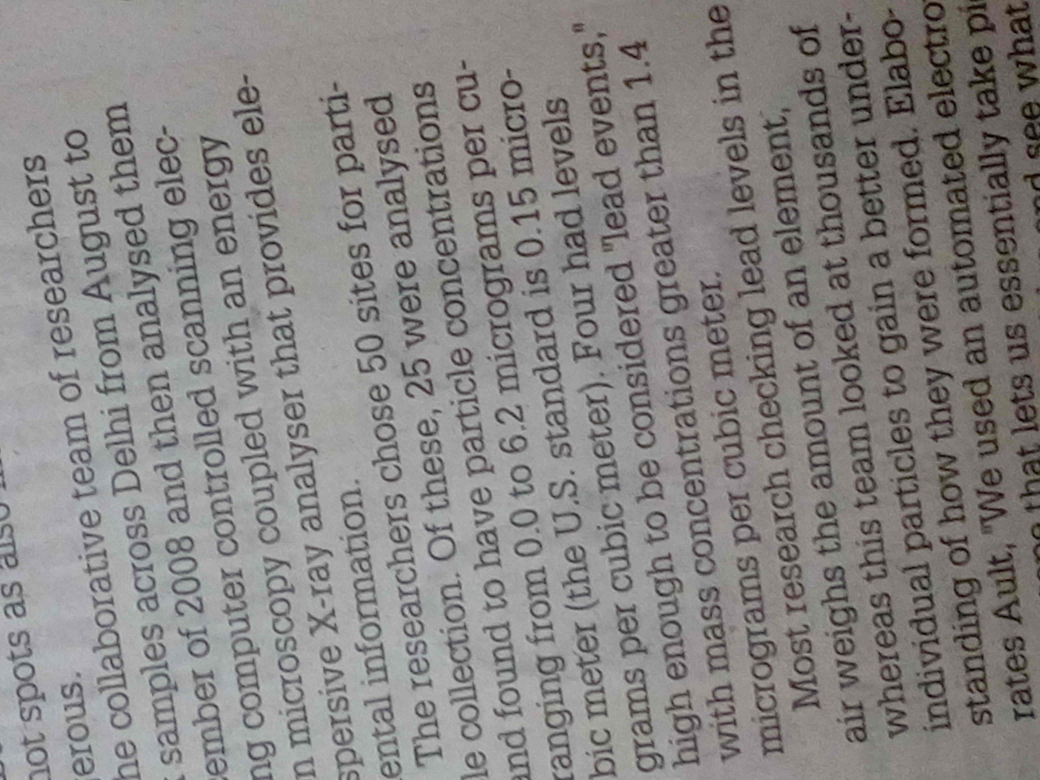
#> input picture doc/input.jpeg, 4160 x 3120 px (shown at 1/4 size)
$ python cli.py ../doc/input.jpeg
#> lines starting #> are read from the running program, lines starting #| are printed output that depends on the picture; long printed decimals are rounded
#> in main, image is the input picture: shape (3120, 4160, 3); mean R, G, B 134.3, 131.9, 130.5
### deskew/__init__.py
# Copyright (c) 2019-2026, Stéphane Brunner

import subprocess  # nosec
import tempfile
import warnings
from typing import TYPE_CHECKING, Any

import numpy as np
import numpy.typing as npt
from skimage.color import rgb2gray, rgba2rgb
from skimage.feature import canny
from skimage.transform import hough_line, hough_line_peaks

if TYPE_CHECKING:
    from typing import TypeAlias

    import matplotlib.projections.polar

    ImageType: TypeAlias = npt.NDArray[np.integer[Any] | np.floating[Any]]
    ImageTypeUint64: TypeAlias = npt.NDArray[np.uint8]
    ImageTypeFloat64: TypeAlias = npt.NDArray[np.float64]
else:
    ImageType = np.ndarray
    ImageTypeUint64 = np.ndarray
    ImageTypeFloat64 = np.ndarray


def determine_skew_dev(
    image: ImageType,
    sigma: float = 3.0,
    num_peaks: int = 20,
    min_angle: float | None = None,  # -np.pi / 2,
    max_angle: float | None = None,  # np.pi / 2,
    min_deviation: float = np.pi / 180,
    angle_pm_90: bool = False,
) -> tuple[
    np.float64 | None,
    tuple[
        tuple[ImageTypeUint64, list[list[np.float64]], ImageTypeFloat64],
        tuple[list[Any], list[np.float64], list[np.float64]],
        tuple[dict[np.float64, int], dict[np.float64, int]],
    ],
]:
    """Calculate skew angle."""
#> called with sigma = 3, num_peaks = 20, min_deviation = 0.0175, angle_pm_90 = False
    num_angles = round(np.pi / min_deviation)
#> num_angles = 180
    imagergb = rgba2rgb(image) if len(image.shape) == 3 and image.shape[2] == 4 else image  # type: ignore[no-untyped-call]
    img = rgb2gray(imagergb) if len(imagergb.shape) == 3 else imagergb
    edges = canny(img, sigma=sigma)  # type: ignore[no-untyped-call]
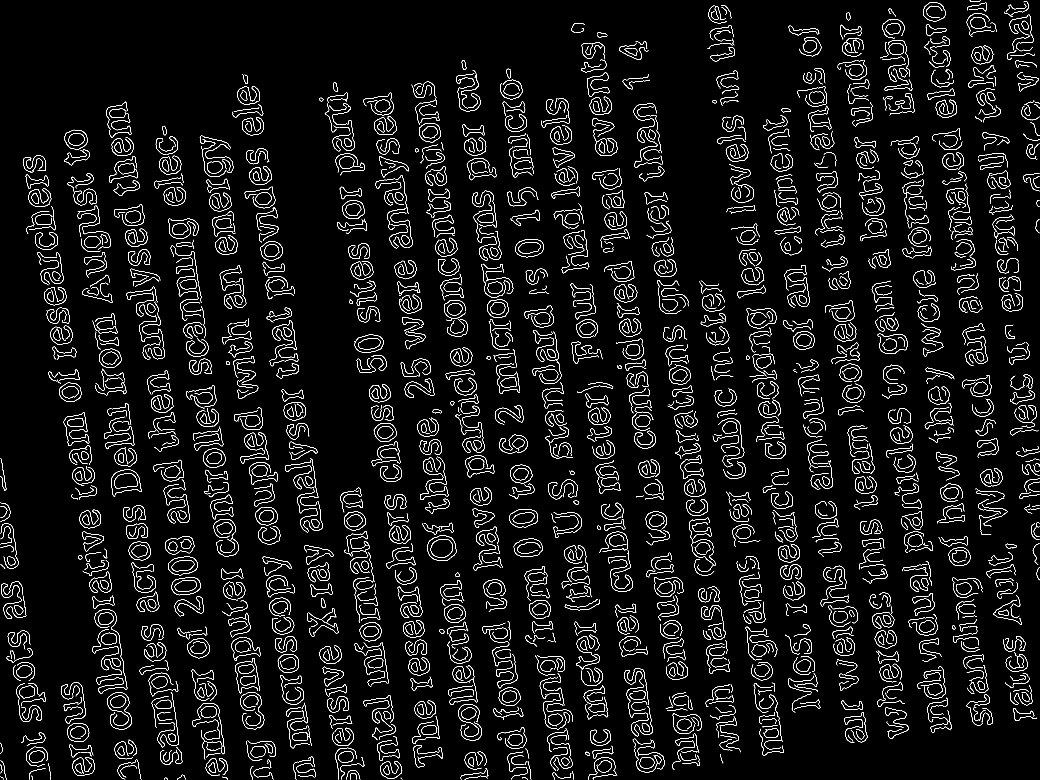
#> edges: shape (3120, 4160) bool (shown at 1/4 size); 2.7% white in thin lines or dots
    out, angles, distances = hough_line(edges, np.linspace(-np.pi / 2, np.pi / 2, num_angles, endpoint=False))  # type: ignore[no-untyped-call]
#> angles = 180 values from -1.57 to 1.55; distances = 10401 values from -5200 to 5200
    hough_line_out = (out, angles, distances)

    hspace, angles_peaks, dists = hough_line_peaks(  # type: ignore[no-untyped-call]
        out,
        angles,
        distances,
        num_peaks=num_peaks,
        threshold=0.05 * np.max(out),
    )
#> hspace = 20 values, max 420 at index 0, min 251 at index 18, mean 294.1; angles_peaks = 20 values, max 1.47 at index 16, min -0.157 at index 6, mean 0.0297; dists = 20 values, max 3744 at index 18, min -10 at index 7, mean 1632.5
    hough_line_peaks_out = (hspace, angles_peaks, dists)

    if len(angles_peaks) == 0:
        return None, (hough_line_out, hough_line_peaks_out, ({}, {}))

    freqs_original: dict[np.float64, int] = {}
    for peak in angles_peaks:
        freqs_original.setdefault(peak, 0)
        freqs_original[peak] += 1
#> this loop made 20 passes
#> peak on passes 1 to 12: -0.14, -0.14, -0.14, -0.14, -0.14, -0.14, -0.157, -0.157, -0.14, -0.157, -0.14, -0.14
#> after the loop, freqs_original = {-0.14: 11, -0.157: 5, 0.785: 2, 1.47: 1, -0.122: 1}

    angles_peaks_corrected = [
        (a % np.pi - np.pi / 2) if angle_pm_90 else ((a + np.pi / 4) % (np.pi / 2) - np.pi / 4)
        for a in angles_peaks
    ]
#> angles_peaks_corrected = [-0.14, -0.14, -0.14, -0.14, -0.14, -0.14, -0.157, -0.157, -0.14, -0.157, -0.14, -0.14, -0.14, -0.157, -0.157, -0.785, -0.105, -0.785, -0.122, -0.14]
    angles_peaks_filtred = (
        [a for a in angles_peaks_corrected if a >= min_angle]
        if min_angle is not None
        else angles_peaks_corrected
    )
#> angles_peaks_filtred has the same summary as angles_peaks_corrected
    angles_peaks_filtred = (
        [a for a in angles_peaks_filtred if a <= max_angle] if max_angle is not None else angles_peaks_filtred
    )
    if not angles_peaks_filtred:
        return None, (hough_line_out, hough_line_peaks_out, ({}, {}))

    freqs: dict[np.float64, int] = {}
    for peak in angles_peaks_filtred:
        freqs.setdefault(peak, 0)
        freqs[peak] += 1
#> after the loop, freqs = {-0.14: 11, -0.157: 5, -0.785: 2, -0.105: 1, -0.122: 1}

    sorted_keys = sorted(freqs.keys(), key=freqs.get, reverse=True)  # type: ignore[arg-type]
#> sorted_keys = [-0.14, -0.157, -0.785, -0.105, -0.122]
    max_freq = freqs[sorted_keys[0]]
#> max_freq = 11

    angle = None
    for sorted_key in sorted_keys:
        if freqs[sorted_key] == max_freq:
            angle = sorted_key
            break
#> this loop made 1 pass
#> (sorted_key, angle) on pass 1: (-0.14, -0.14)

    return (
        angle,
        (hough_line_out, hough_line_peaks_out, (freqs_original, freqs)),
    )


# [202 lines left out: function determine_skew_debug_images, not called in this run]


def determine_skew(
    image: ImageType,
    sigma: float = 3.0,
    num_peaks: int = 20,
    num_angles: int | None = None,
    angle_pm_90: bool = False,
    min_angle: float | None = None,
    max_angle: float | None = None,
    min_deviation: float = 1.0,
) -> np.float64 | None:
    """
    Calculate skew angle.

    Parameters
    ----------
    image: np.ndarray
        Input image
    sigma: float
        Standard deviation of Gaussian filter
    num_peaks: int
        Number of peaks to detect
    num_angles: int
        Number of angles to consider
    angle_pm_90: bool
        Consider angles in the range [-180, 180] instead of [-90, 90]
    min_angle: float
        Minimum angle to consider
    max_angle: float
        Maximum angle to consider
    min_deviation: float
        Minimum deviation between angles

    Returns
    -------
    float
        Skew angle in degrees, None if no skew will be found
    """
    if num_angles is not None:
        min_deviation = 180 / num_angles
        warnings.warn("num_angles is deprecated, please use min_deviation", DeprecationWarning, stacklevel=2)

    angle, _ = determine_skew_dev(
        image,
        sigma=sigma,
        num_peaks=num_peaks,
        min_angle=np.deg2rad(min_angle) if min_angle is not None else None,
        max_angle=np.deg2rad(max_angle) if max_angle is not None else None,
        min_deviation=np.deg2rad(min_deviation),
        angle_pm_90=angle_pm_90,
    )
#> angle = -0.14
    return None if angle is None else np.rad2deg(angle)

### deskew/cli.py
# Copyright (c) 2019-2026, Stéphane Brunner

import argparse
import sys

import numpy as np
from skimage import io
from skimage.color import rgb2gray
from skimage.transform import rotate

from deskew import determine_skew


def main() -> None:
    """Read a tilted image file and calculate the skew angle.

    Optionally saves a corrected (rotated) version of the image.
    """
    parser = argparse.ArgumentParser()

    parser.add_argument("-o", "--output", default=None, help="Output file path.")
    parser.add_argument(
        "--sigma",
        default=3.0,
        type=float,
        help=("Blur strength (Gaussian sigma). Higher values reduce noise but may miss fine details."),
    )
    parser.add_argument(
        "--num-peaks",
        default=20,
        type=int,
        help=("Number of peaks to detect. More peaks can improve accuracy but increase processing time."),
    )
    parser.add_argument(
        "--num-angles",
        default=180,
        type=int,
        help=(
            "The number of angles to check (search precision). "
            "Higher values provide better precision but are slower."
        ),
    )
    parser.add_argument(
        "--background",
        help=(
            "Background color for rotated image corners. "
            "Use single value for grayscale or comma-separated RGB values."
        ),
    )
    parser.add_argument("input", help="Input file name.")
    options = parser.parse_args()

    image = io.imread(options.input)
    grayscale = image if len(image.shape) == 2 else rgb2gray(image)
    angle = determine_skew(
        grayscale,
        sigma=options.sigma,
        num_peaks=options.num_peaks,
        num_angles=options.num_angles,
    )
#> angle = -8
    if options.output is None:
        print(f"Estimated angle: {angle}")
#| Estimated angle: -8.000
    else:
        if options.background:
            try:
                background = [int(c) for c in options.background.split(",")]
            except:  # pylint: disable=bare-except
                if len(image.shape) == 2:
                    print("Wrong background color, should be gray")
                else:
                    print("Wrong background color, should be r,g,b")
                sys.exit(1)

            if len(image.shape) != 2 and len(background) != image.shape[2]:
                print("Wrong background color, should be r,g,b")
                sys.exit(1)

            rotated = rotate(image, angle, resize=True, cval=-1) * 255  # type: ignore[no-untyped-call]
            pos = np.where(rotated == -255)
            if len(image.shape) == 2:
                rotated[pos[0], pos[1]] = round(np.mean(background))
            else:
                rotated[pos[0], pos[1], :] = background
        else:
            rotated = rotate(image, angle, resize=True) * 255  # type: ignore[no-untyped-call]
        io.imsave(options.output, rotated.astype(np.uint8))


if __name__ == "__main__":
    main()
